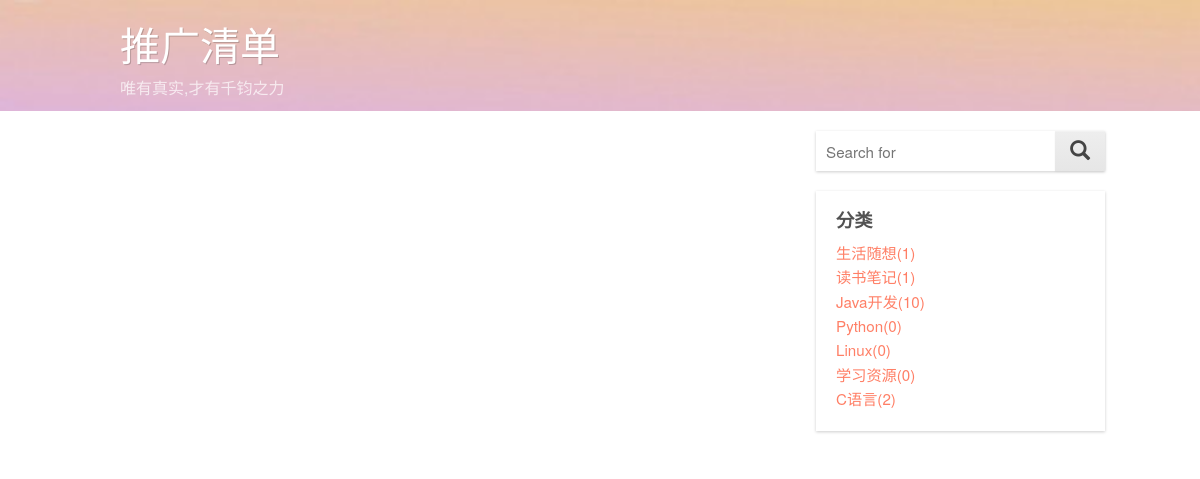
The app's page /search/ with its own data.
### article/models.py (models this page shows)
class Classification(models.Model):
	name = models.CharField(max_length=25)
	objects = models.Manager()  # 默认的管理器
	class_list = ClassManager()  # 自定义的管理器
	def __unicode__(self):
		return self.name

### article/views.py (the view, shortened to what this page needs)
# urls.py: url(r'^search/$', 'article.views.blog_search', name="search"),  # 按文章标题搜索
def blog_search(request):  # 实现对文章标题的搜索
	is_search = True
	classification = Classification.class_list.get_Class_list()
	tagCloud = json.dumps(Tag.tag_list.get_Tag_list(), ensure_ascii=False)  # 标签,以及对应的文章数目
	date_list = Article.date_list.get_Article_onDate()
	error = False
	return render_to_response('blog/index.html',
	                          locals(),
	                          context_instance=RequestContext(request))

### article/models.py (called while the page is built)
	def get_Tag_list(self):  # 返回文章标签列表, 每个标签以及对应的文章数目
		tags = Tag.objects.all()  # 获取所有标签
		tag_list = []
		for i in range(len(tags)):
			tag_list.append([])
		for i in range(len(tags)):
			temp = Tag.objects.get(name=tags[i])  # 获取当前标签
			posts = temp.article_set.all()  # 获取当前标签下的所有文章
			tag_list[i].append(tags[i].name)
			tag_list[i].append(len(posts))
		return tag_list

	def __unicode__(self):
		return self.name

	def get_Class_list(self):  # 返回文章分类列表, 每个分类以及对应的文章数目
		classf = Classification.objects.all()  # 获取所有的分类
		class_list = []
		for i in range(len(classf)):
			class_list.append([])
		for i in range(len(classf)):
			temp = Classification.objects.get(name=classf[i])  # 获取当前分类
			posts = temp.article_set.all()  # 获取当前分类下的所有文章
			class_list[i].append(classf[i])
			class_list[i].append(len(posts))
		return class_list

	def get_Article_onDate(self):  # 实现文章的按月归档, 返回 月份以及对应的文章数  如: [[2015.5,5],[2015.4,5]] ,
		post_date = Article.objects.dates('publish_time', 'month')
		date_list = []
		for i in range(len(post_date)):
			date_list.append([])
		for i in range(len(post_date)):
			curyear = post_date[i].year
			curmonth = post_date[i].month
			tempArticle = Article.objects.filter(publish_time__year=curyear).filter(publish_time__month=curmonth)
			tempNum = len(tempArticle)
			date_list[i].append(post_date[i])
			date_list[i].append(tempNum)
		return date_list

### templates/blog/index.html (shortened to what this page needs)
{% extends "base.html" %}
{% block content %}
	<div id="content">
	</div>
	<aside id="sidebar-primary" role="complementary">
		{% include "blog/_side.html" %}
	</aside>
{% endblock %}

### templates/blog/_side.html (shortened to what this page needs)
<section id="search" class="widget widget_search">
	<form role="search" method="get" class="search-form" action="{% url 'home' %}">
		<input value="" name="s" class="s query" placeholder="Search for" type="text">
		<button type="submit" class="search-submit"><span style="font-size:20px" class="glyphicon glyphicon-search"
		                                                  aria-hidden="true"></span></button>
	</form>
</section>
{% if classification %}
<section id="categories" class="widget widget_categories">
	<h3 class="widget-title">分类</h3>
	<ul>
		{% if classification %}
			{% for x,y in classification %}
				<li><a href="{% url 'classfiDetail' classfi=x %}">{{ x }}({{ y }})</a></li>
			{% endfor %}
		{% endif %}
	</ul>
</section>
{% endif %}

### records on screen
Classification: name "生活随想", id "1"
Classification: name "读书笔记", y "1"
Classification: name "Java开发", y "10"
Classification: name "Python", y "0"
Classification: name "Linux", y "0"
Classification: name "学习资源", y "0"
Classification: name "C语言", y "2"
